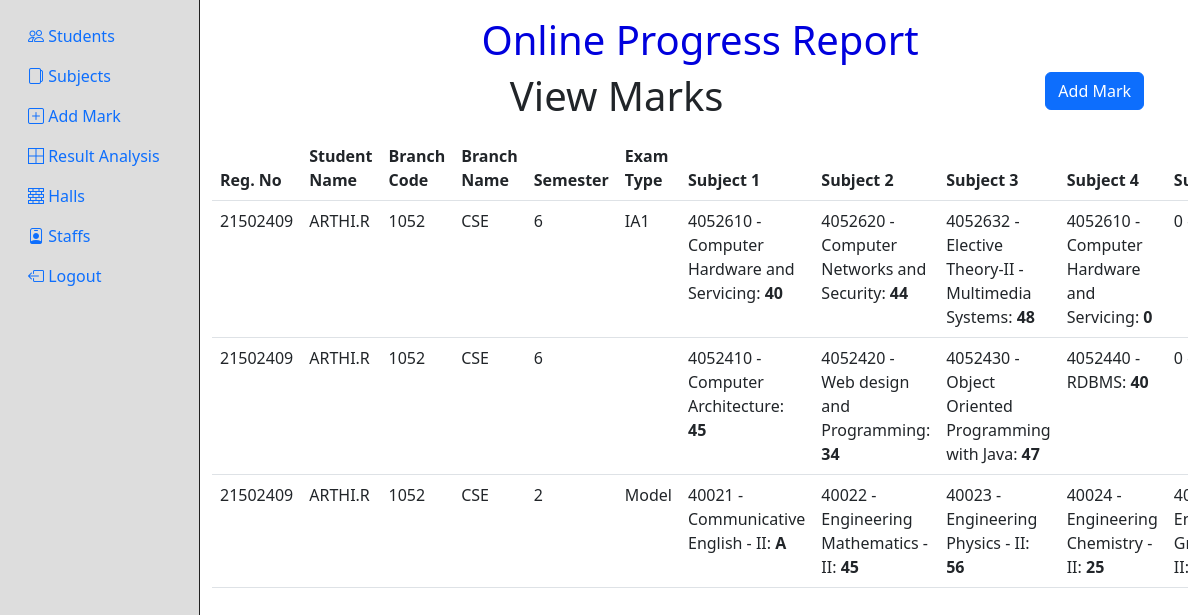
Page /marks.php?viewid=21502409 (signed in) on the earlier database version.
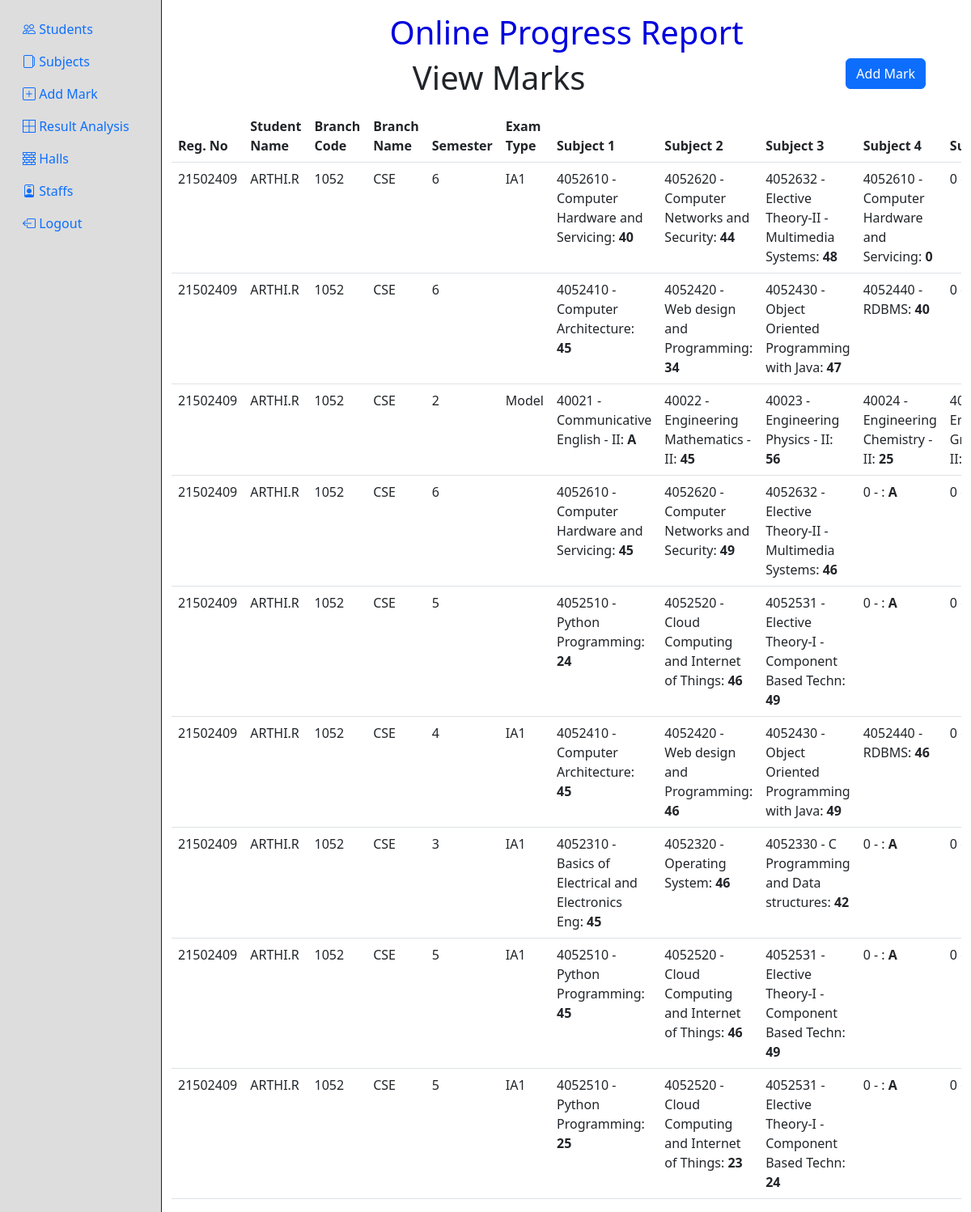
Same page on the later database version.
### tables this page shows
CREATE TABLE `mark_details` (
  `id` int(11) NOT NULL,
  `regno` int(11) NOT NULL,
  `stname` varchar(40) NOT NULL,
  `bcode` int(11) NOT NULL,
  `bname` varchar(40) NOT NULL,
  `sem` int(11) NOT NULL,
  `sub_1` varchar(40) NOT NULL,
  `subcode_1` int(11) NOT NULL,
  `sub_2` varchar(40) NOT NULL,
  `subcode_2` int(11) NOT NULL,
  `sub_3` varchar(40) NOT NULL,
  `subcode_3` int(11) NOT NULL,
  `sub_4` varchar(40) NOT NULL,
  `subcode_4` int(11) NOT NULL,
  `sub_5` varchar(40) NOT NULL,
  `subcode_5` int(11) NOT NULL,
  `mark_1` int(11) NOT NULL,
  `mark_2` int(11) NOT NULL,
  `mark_3` int(11) NOT NULL,
  `mark_4` int(11) NOT NULL,
  `mark_5` int(11) NOT NULL,
  `total` int(11) NOT NULL,
  `result` varchar(15) NOT NULL,
  `m_per` int(11) NOT NULL,
  `att_per` int(11) NOT NULL,
  `att_date` text NOT NULL,
  `e_type` varchar(40) NOT NULL,
  `month` text NOT NULL,
  `year` int(11) NOT NULL,
  `remarks` text NOT NULL
);

### marks.php (the view, shortened to what this page needs)
<?php
if(!isset($_SESSION["user_id"])){
    header("Location: login.php");
}else if(isset($_GET["deleteid"])){
    $query = "DELETE FROM `mark_details` WHERE `id` = ".$_GET["deleteid"];
    $con = mysqli_connect(DB_HOST,DB_USERNAME,DB_PASSWORD,DB_NAME);
    mysqli_query($con, $query);
    $selectQuery = "SELECT * FROM `mark_details` WHERE `regno` = ".$_REQUEST['viewid'];
    $result = mysqli_query($con, $selectQuery);
}else{
    $query = "SELECT * FROM `mark_details` WHERE `regno` = ".$_REQUEST['viewid'];
    $con = mysqli_connect(DB_HOST,DB_USERNAME,DB_PASSWORD,DB_NAME);
    $result = mysqli_query($con, $query);
}
?>
<!DOCTYPE html>
<html lang="en">
<head>
  <link href="https://cdn.jsdelivr.net/npm/bootstrap@5.3.0-alpha1/dist/css/bootstrap.min.css" rel="stylesheet"
>
  <link rel="stylesheet" href="https://cdn.jsdelivr.net/npm/bootstrap-icons@1.10.3/font/bootstrap-icons.css">
</head>
<body>
  <div class="container-fluid h-100">
    <div class="row h-100">
      <?php include("sidebar.php"); ?>
      <div class="col-10 pt-3">
        <div class="row">
          <div class="col-12">
            <h2 style="text-align:center;font-size:40px;color:#00d">Online Progress Report</h2>
          </div>
        </div>
        <div class="row">
          <div class="col">
            <div class="row">
              <div class="col-10">
                <h1 class="title mb-3">View Marks</h1>
              </div>
              <div class="col"><a class="btn btn-primary" href="add-mark.php" role="button">Add Mark</a></div>
            </div>
            <div class="table-responsive">
              <table class="table table-hover">
                <thead>
                  <tr>
                    <th>Reg. No</th>
                    <th>Student Name</th>
                    <th>Branch Code</th>
                    <th>Branch Name</th>
                    <th>Semester</th>
                    <th>Exam Type</th>
                    <th>Subject 1</th>
                    <th>Subject 2</th>
                    <th>Subject 3</th>
                    <th>Subject 4</th>
                    <th>Subject 5</th>
                  </tr>
                </thead>
                <tbody>
                  <?php if($result){
                    $rows = mysqli_num_rows($result);
                    if($rows===0){
                  ?>
                  <tr>
                    <td colspan="17" align="center">No Records Found</td>
                  </tr>
                  <?php }else{
                    while($row = mysqli_fetch_array($result, MYSQLI_ASSOC)){ ?>
                  <tr>
                    <td><?php echo $row["regno"]; ?></td>
                    <td><?php echo $row["stname"]; ?></td>
                    <td><?php echo $row["bcode"]; ?></td>
                    <td><?php echo $row["bname"]; ?></td>
                    <td><?php echo $row["sem"]; ?></td>
                    <td><?php echo $row["e_type"]; ?></td>
                    <td><?php echo $row["subcode_1"]; ?> - <?php echo $row["sub_1"]; ?>:
                      <strong><?php if($row['mark_1'] == -1){echo "A"; }else{echo $row['mark_1'];} ?></strong>
                    </td>
                    <td><?php echo $row["subcode_2"]; ?> - <?php echo $row["sub_2"]; ?>:
                      <strong><?php if($row['mark_2'] == -1){echo "A"; }else{echo $row['mark_2'];} ?></strong>
                    </td>
                    <td><?php echo $row["subcode_3"]; ?> - <?php echo $row["sub_3"]; ?>:
                      <strong><?php if($row['mark_3'] == -1){echo "A"; }else{echo $row['mark_3'];} ?></strong>
                    </td>
                    <td><?php echo $row["subcode_4"]; ?> - <?php echo $row["sub_4"]; ?>:
                      <strong><?php if($row['mark_4'] == -1){echo "A"; }else{echo $row['mark_4'];} ?></strong>
                    </td>
                    <td><?php echo $row["subcode_5"]; ?> - <?php echo $row["sub_5"]; ?>:
                    </td>
                  </tr>
                  <?php
                    }
                    } } ?>
                </tbody>
              </table>
            </div>
          </div>
        </div>
      </div>
    </div>
  </div>
</body>
</html>

### sidebar.php
<div class="col-2 pt-3 h-100 dontprint" style="background:#ddd;border-right:1px solid #222">
  <ul class="nav nav-pills flex-column">
    <li class="nav-item">
      <a href="mainpage.php" class="nav-link">
        <i class="bi bi-people"></i> Students
      </a>
    </li>
    <li class="nav-item">
      <a href="subjects.php" class="nav-link">
        <i class="bi bi-files-alt"></i> Subjects
      </a>
    </li>
    <li class="nav-item">
      <a href="add-mark.php" class="nav-link">
        <i class="bi bi-plus-square"></i> Add Mark
      </a>
    </li>
    <li class="nav-item">
      <a href="result-analysis.php" class="nav-link">
        <i class="bi bi-border-all"></i> Result Analysis
      </a>
    </li>
    <li class="nav-item">
      <a href="halls.php" class="nav-link">
        <i class="bi bi-bricks"></i> Halls
      </a>
    </li>
    <li class="nav-item">
      <a href="staffs.php" class="nav-link">
      <i class="bi bi-person-badge"></i> Staffs
      </a>
    </li>
    <li class="nav-item">
      <a href="logout.php" class="nav-link">
        <i class="bi bi-box-arrow-left"></i> Logout
      </a>
    </li>
  </ul>
</div>

### marks.php (style rules this page uses)
html, body { margin: 0; padding: 0; height: 100%; }
h1.title { margin: 0; text-align: center; }

Differences in the rows shown:
added mark_details: regno "21502409", stname "ARTHI.R", bcode "1052", bname "CSE", sem "6", subcode_1 "4052610", sub_1 "Computer Hardware and Servicing", mark_1 "45", subcode_2 "4052620", sub_2 "Computer Networks and Security", mark_2 "49", subcode_3 "4052632", sub_3 "Elective Theory-II - Multimedia Systems", mark_3 "46", subcode_4 "0", mark_4 "A", subcode_5 "0"
added mark_details: regno "21502409", stname "ARTHI.R", bcode "1052", bname "CSE", sem "5", subcode_1 "4052510", sub_1 "Python Programming", mark_1 "24", subcode_2 "4052520", sub_2 "Cloud Computing and Internet of Things", mark_2 "46", subcode_3 "4052531", sub_3 "Elective Theory-I -Component Based Techn", mark_3 "49", subcode_4 "0", mark_4 "A", subcode_5 "0"
added mark_details: regno "21502409", stname "ARTHI.R", bcode "1052", bname "CSE", sem "4", e_type "IA1", subcode_1 "4052410", sub_1 "Computer Architecture", mark_1 "45", subcode_2 "4052420", sub_2 "Web design and Programming", mark_2 "46", subcode_3 "4052430", sub_3 "Object Oriented Programming with Java", mark_3 "49", subcode_4 "4052440", sub_4 "RDBMS", mark_4 "46", subcode_5 "0"
added mark_details: regno "21502409", stname "ARTHI.R", bcode "1052", bname "CSE", sem "3", e_type "IA1", subcode_1 "4052310", sub_1 "Basics of Electrical and Electronics Eng", mark_1 "45", subcode_2 "4052320", sub_2 "Operating System", mark_2 "46", subcode_3 "4052330", sub_3 "C Programming and Data structures", mark_3 "42", subcode_4 "0", mark_4 "A", subcode_5 "0"
added mark_details: regno "21502409", stname "ARTHI.R", bcode "1052", bname "CSE", sem "5", e_type "IA1", subcode_1 "4052510", sub_1 "Python Programming", mark_1 "45", subcode_2 "4052520", sub_2 "Cloud Computing and Internet of Things", mark_2 "46", subcode_3 "4052531", sub_3 "Elective Theory-I -Component Based Techn", mark_3 "49", subcode_4 "0", mark_4 "A", subcode_5 "0"
added mark_details: regno "21502409", stname "ARTHI.R", bcode "1052", bname "CSE", sem "5", e_type "IA1", subcode_1 "4052510", sub_1 "Python Programming", mark_1 "25", subcode_2 "4052520", sub_2 "Cloud Computing and Internet of Things", mark_2 "23", subcode_3 "4052531", sub_3 "Elective Theory-I -Component Based Techn", mark_3 "24", subcode_4 "0", mark_4 "A", subcode_5 "0"
